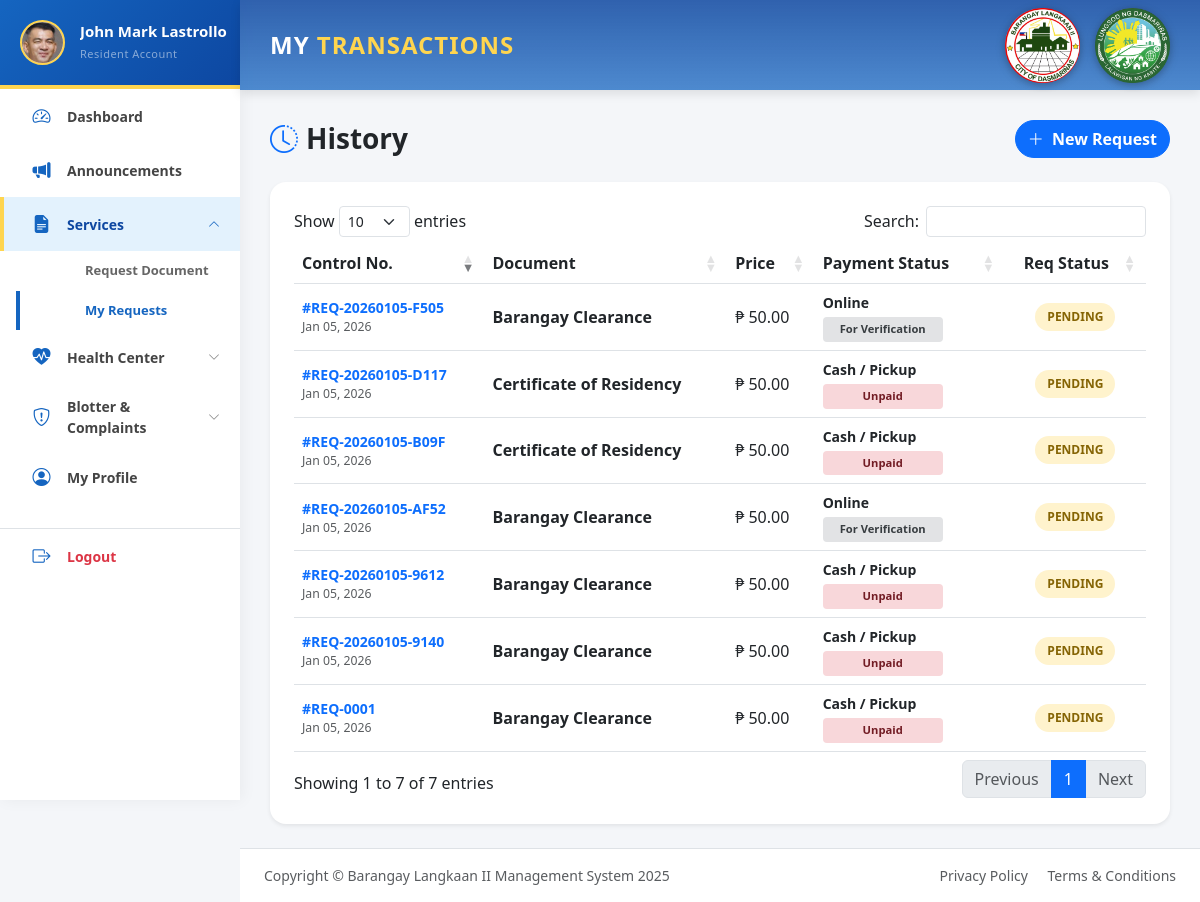
Screenshot of /pages/resident/issuance_table.php (signed in) with the database file from the repository.
### tables this page shows
CREATE TABLE `resident_profiles` (
  `resident_id` int(11) NOT NULL,
  `user_id` int(11) DEFAULT NULL,
  `first_name` varchar(100) NOT NULL,
  `middle_name` varchar(100) DEFAULT NULL,
  `last_name` varchar(100) NOT NULL,
  `suffix_name` varchar(10) DEFAULT NULL,
  `birthdate` date NOT NULL,
  `birthplace` varchar(100) DEFAULT NULL,
  `age` int(3) NOT NULL,
  `gender` enum('Male','Female') NOT NULL,
  `is_pwd` enum('Yes','No') DEFAULT 'No',
  `pwd_id_file` varchar(255) DEFAULT NULL,
  `civil_status` varchar(50) NOT NULL,
  `contact_no` varchar(20) NOT NULL,
  `email` varchar(100) NOT NULL,
  `address` text NOT NULL,
  `city` varchar(100) DEFAULT NULL,
  `province` varchar(100) DEFAULT NULL,
  `purok` varchar(50) DEFAULT NULL,
  `household_no` varchar(50) DEFAULT NULL,
  `resident_since` int(4) DEFAULT NULL,
  `occupation` varchar(100) DEFAULT NULL,
  `monthly_income` varchar(50) DEFAULT NULL,
  `voter_status` enum('Registered','Not Registered') DEFAULT 'Not Registered',
  `is_family_head` enum('Yes','No') DEFAULT 'No',
  `status` enum('Active','Archived','Pending','Rejected') NOT NULL DEFAULT 'Pending',
  `image` varchar(255) DEFAULT NULL
);

CREATE TABLE `payments` (
  `payment_id` int(11) NOT NULL,
  `issuance_id` int(11) NOT NULL,
  `amount` decimal(10,2) NOT NULL,
  `payment_method` varchar(50) NOT NULL,
  `reference_no` varchar(100) DEFAULT NULL,
  `proof_image` varchar(255) DEFAULT NULL,
  `payment_date` datetime DEFAULT current_timestamp(),
  `status` varchar(50) DEFAULT 'Verified'
);

CREATE TABLE `issuance` (
  `issuance_id` int(11) NOT NULL,
  `resident_id` int(11) NOT NULL,
  `request_control_no` varchar(50) DEFAULT NULL,
  `document_type` varchar(100) NOT NULL,
  `purpose` text NOT NULL,
  `price` decimal(10,2) NOT NULL DEFAULT 0.00,
  `status` varchar(50) DEFAULT 'Pending',
  `payment_status` varchar(50) DEFAULT 'Unpaid',
  `request_date` datetime DEFAULT current_timestamp(),
  `date_released` datetime DEFAULT NULL,
  `business_name` varchar(255) DEFAULT NULL,
  `business_location` varchar(255) DEFAULT NULL,
  `processed_by` varchar(100) DEFAULT NULL,
  `print_token` varchar(64) DEFAULT NULL,
  `print_expiry` datetime DEFAULT NULL,
  `download_count` int(11) DEFAULT 0
);

### pages/resident/issuance_table.php (the view, shortened to what this page needs)
<?php
require_once '../../backend/db_connect.php';
$user_id = $_SESSION['user_id'];
try {
    $stmtRes = $conn->prepare("SELECT resident_id FROM resident_profiles WHERE user_id = :uid");
    $stmtRes->execute([':uid' => $user_id]);
    $resProfile = $stmtRes->fetch(PDO::FETCH_ASSOC);
    $resident_id = $resProfile['resident_id'];
    $sql = "SELECT i.*, p.payment_method AS method, p.status AS pay_audit_status
            FROM issuance i
            LEFT JOIN payments p ON i.issuance_id = p.issuance_id
            WHERE i.resident_id = :rid
            ORDER BY i.request_date DESC";
    $stmt = $conn->prepare($sql);
    $stmt->execute([':rid' => $resident_id]);
    $requests = $stmt->fetchAll(PDO::FETCH_ASSOC);
} catch (PDOException $e) {
    $requests = [];
}
?>
<!DOCTYPE html>
<html lang="en">
<head>
    <link href="https://cdn.jsdelivr.net/npm/bootstrap@5.3.0/dist/css/bootstrap.min.css" rel="stylesheet">
    <link rel="stylesheet" href="https://cdn.jsdelivr.net/npm/bootstrap-icons@1.11.1/font/bootstrap-icons.css">
    <link rel="stylesheet" href="../../css/sidebar.css">
    <link rel="stylesheet" href="../../css/resident.css">
    <link rel="stylesheet" href="../../css/toast.css"> <link rel="stylesheet" href="https://cdn.datatables.net/1.13.6/css/dataTables.bootstrap5.min.css">
</head>
<body>
    <?php include '../../includes/resident_sidebar.php'; ?>
    <div id="main-content">
        <div class="header">
            <h1 class="header-title">MY <span class="green">TRANSACTIONS</span></h1>
            <div class="header-logos">
                <img src="../../assets/img/Langkaan 2 Logo-modified.png" alt="Logo 1">
                <img src="../../assets/img/dasma logo-modified.png" alt="Logo 2">
            </div>
        </div>
        <div class="content pb-4">
            <div class="d-flex justify-content-between align-items-center mb-4">
                <h3 class="fw-bold text-dark m-0"><i class="bi bi-clock-history me-2 text-primary"></i>History</h3>
                <a href="resident_rqs_service.php" class="btn btn-primary rounded-pill fw-bold">
                    <i class="bi bi-plus-lg me-1"></i> New Request
                </a>
            </div>
            <div class="card border-0 shadow-sm rounded-4 overflow-hidden">
                <div class="card-body p-4">
                    <div class="table-responsive">
                        <table id="requestsTable" class="table table-hover align-middle">
                            <thead class="bg-light">
                                <tr>
                                    <th>Control No.</th>
                                    <th>Document</th>
                                    <th>Price</th>
                                    <th>Payment Status</th>
                                    <th class="text-center">Req Status</th>
                                </tr>
                            </thead>
                            <tbody>
                                <?php if(empty($requests)): ?>
                                    <tr><td colspan="5" class="text-center py-5 text-muted">No requests found.</td></tr>
                                <?php else: ?>
                                    <?php foreach ($requests as $req):
                                        $reqStatusClass = 'status-' . ($req['status'] ?? 'Pending');
                                        $payStat = str_replace(' ', '', $req['payment_status'] ?? 'Unpaid');
                                        $payStatusClass = 'pay-' . $payStat;
                                        $payMethod = $req['method'] ? $req['method'] : 'Cash / Pickup';
                                    ?>
                                    <tr>
                                        <td class="fw-bold text-primary small">
                                            #<?= htmlspecialchars($req['request_control_no']) ?>
                                            <div class="small text-muted fw-normal"><?= date('M d, Y', strtotime($req['request_date'])) ?></div>
                                        </td>
                                        <td class="fw-bold"><?= htmlspecialchars($req['document_type']) ?></td>
                                        <td>₱ <?= number_format($req['price'], 2) ?></td>
                                        <td>
                                            <div class="d-flex flex-column">
                                                <span class="small fw-bold text-dark"><?= htmlspecialchars($payMethod) ?></span>
                                                <span class="pay-badge <?= $payStatusClass ?> w-auto d-inline-block mt-1 text-center" style="max-width: 120px;">
                                                    <?= htmlspecialchars($req['payment_status']) ?>
                                                </span>
                                            </div>
                                        </td>
                                        <td class="text-center">
                                            <span class="status-badge <?= $reqStatusClass ?>"><?= htmlspecialchars($req['status']) ?></span>
                                        </td>
                                    </tr>
                                    <?php endforeach; ?>
                                <?php endif; ?>
                            </tbody>
                        </table>
                    </div>
                </div>
            </div>
        </div>
        <?php include '../../includes/resident_footer.php'; ?>
    </div>
    <div class="toast-container position-fixed bottom-0 end-0 p-3">
    </div>
</body>
</html>

### includes/resident_sidebar.php (shortened to what this page needs)
<?php
$current_page = basename($_SERVER['PHP_SELF']);
$issuance_pages = ['resident_rqs_service.php', 'issuance_table.php'];
$health_pages   = ['resident_health_appointment.php', 'resident_health_history.php'];
$blotter_pages  = ['resident_file_complaint.php', 'resident_blotter_history.php'];
$is_issuance_active = in_array($current_page, $issuance_pages);
$is_health_active   = in_array($current_page, $health_pages);
$is_blotter_active  = in_array($current_page, $blotter_pages);
if (isset($_SESSION['user_id'])) {
    if (!isset($resident)) {
        require_once '../../backend/db_connect.php';
        $uid = $_SESSION['user_id'];
        $stmtSide = $conn->prepare("SELECT first_name, last_name, image FROM resident_profiles WHERE user_id = :uid");
        $stmtSide->execute([':uid' => $uid]);
        $resSide = $stmtSide->fetch(PDO::FETCH_ASSOC);
    } else {
        $resSide = $resident;
    }
    $sideName = ($resSide) ? $resSide['first_name'] . " " . $resSide['last_name'] : "Resident";
    $sideImg = ($resSide && !empty($resSide['image']))
        ? "../../uploads/residents/" . $resSide['image']
        : "../../assets/img/profile.jpg";
} else {
    $sideName = "Guest Resident";
    $sideImg = "../../assets/img/profile.jpg";
}
?>
<nav id="sidebar">
    <div class="sidebar-header position-relative">
        <div class="admin-profile-img">
            <img src="<?= htmlspecialchars($sideImg) ?>" alt="User Image" style="object-fit: cover;">
        </div>
        <div class="profile-info">
            <h6 class="mb-0 fw-bold text-white text-truncate" style="max-width: 150px;" title="<?= htmlspecialchars($sideName) ?>">
                <?= htmlspecialchars($sideName) ?>
            </h6>
            <span class="text-white-50 small">Resident Account</span>
        </div>
    </div>
    <div class="sidebar-sticky">
        <ul class="nav flex-column" id="accordionSidebar">
            <li class="nav-item">
                <a class="nav-link <?= $current_page == 'resident_dashboard.php' ? 'active' : '' ?>" href="resident_dashboard.php">
                    <i class="bi bi-speedometer2 me-2"></i> Dashboard
                </a>
            </li>
            <li class="nav-item">
                <a class="nav-link <?= ($current_page == 'resident_announcements.php' || $current_page == 'resident_view_announcement.php') ? 'active' : '' ?>" href="resident_announcements.php">
                    <i class="bi bi-megaphone-fill me-2"></i> Announcements
                </a>
            </li>
            <li class="nav-item">
                <a class="nav-link d-flex justify-content-between align-items-center <?= $is_issuance_active ? 'active' : 'collapsed' ?>"
                   data-bs-toggle="collapse"
                   href="#serviceSubmenu"
                   role="button"
                   aria-expanded="<?= $is_issuance_active ? 'true' : 'false' ?>"
                   aria-controls="serviceSubmenu">
                    <div><i class="bi bi-file-earmark-text-fill me-2"></i> Services</div>
                    <i class="bi bi-chevron-down small"></i>
                </a>
                <div class="collapse <?= $is_issuance_active ? 'show' : '' ?>" id="serviceSubmenu" data-bs-parent="#accordionSidebar">
                    <ul class="nav flex-column ms-3 submenu">
                        <li>
                            <a class="nav-link small <?= $current_page == 'resident_rqs_service.php' ? 'active' : '' ?>" href="resident_rqs_service.php">
                                Request Document
                            </a>
                        </li>
                        <li>
                            <a class="nav-link small <?= $current_page == 'issuance_table.php' ? 'active' : '' ?>" href="issuance_table.php">
                                My Requests
                            </a>
                        </li>
                    </ul>
                </div>
            </li>
            <li class="nav-item">
                <a class="nav-link d-flex justify-content-between align-items-center <?= $is_health_active ? 'active' : 'collapsed' ?>"
                   data-bs-toggle="collapse"
                   href="#healthSubmenu"
                   role="button"
                   aria-expanded="<?= $is_health_active ? 'true' : 'false' ?>"
                   aria-controls="healthSubmenu">
                    <div><i class="bi bi-heart-pulse-fill me-2"></i> Health Center</div>
                    <i class="bi bi-chevron-down small"></i>
                </a>
            </li>
            <li class="nav-item">
                <a class="nav-link d-flex justify-content-between align-items-center <?= $is_blotter_active ? 'active' : 'collapsed' ?>"
                   data-bs-toggle="collapse"
                   href="#blotterSubmenu"
                   role="button"
                   aria-expanded="<?= $is_blotter_active ? 'true' : 'false' ?>"
                   aria-controls="blotterSubmenu">
                    <div><i class="bi bi-shield-exclamation me-2"></i> Blotter & Complaints</div>
                    <i class="bi bi-chevron-down small"></i>
                </a>
            </li>
            <li class="nav-item">
                <a class="nav-link <?= $current_page == 'profile_edit.php' ? 'active' : '' ?>" href="profile_edit.php">
                    <i class="bi bi-person-circle me-2"></i> My Profile
                </a>
            </li>
            <li class="nav-item mt-4 border-top">
                <a class="nav-link text-danger fw-bold" href="#" data-bs-toggle="modal" data-bs-target="#logoutModal">
                    <i class="bi bi-box-arrow-right me-2"></i> Logout
                </a>
            </li>
        </ul>
    </div>
</nav>

### rows the page displays
resident_profiles: image (picture), sideName "John Mark Lastrollo"
payments: issuance.request_control_no "REQ-20260105-AF52", issuance.request_date "Jan 05, 2026", issuance.document_type "Barangay Clearance", issuance.price "50.00", payment_method "Online", issuance.payment_status "For Verification", issuance.status "PENDING"
issuance: request_control_no "REQ-20260105-9140", request_date "Jan 05, 2026", document_type "Barangay Clearance", price "50.00", payMethod "Cash / Pickup", payment_status "Unpaid", status "PENDING"
issuance: request_control_no "REQ-20260105-D117", request_date "Jan 05, 2026", document_type "Certificate of Residency", price "50.00", payMethod "Cash / Pickup", payment_status "Unpaid", status "PENDING"
issuance: request_control_no "REQ-20260105-B09F", request_date "Jan 05, 2026", document_type "Certificate of Residency", price "50.00", payMethod "Cash / Pickup", payment_status "Unpaid", status "PENDING"
payments: issuance.request_control_no "REQ-20260105-F505", issuance.request_date "Jan 05, 2026", issuance.document_type "Barangay Clearance", issuance.price "50.00", payment_method "Online", issuance.payment_status "For Verification", issuance.status "PENDING"
issuance: request_control_no "REQ-20260105-9612", request_date "Jan 05, 2026", document_type "Barangay Clearance", price "50.00", payMethod "Cash / Pickup", payment_status "Unpaid", status "PENDING"
issuance: request_control_no "REQ-0001", request_date "Jan 05, 2026", document_type "Barangay Clearance", price "50.00", payMethod "Cash / Pickup", payment_status "Unpaid", status "PENDING"
